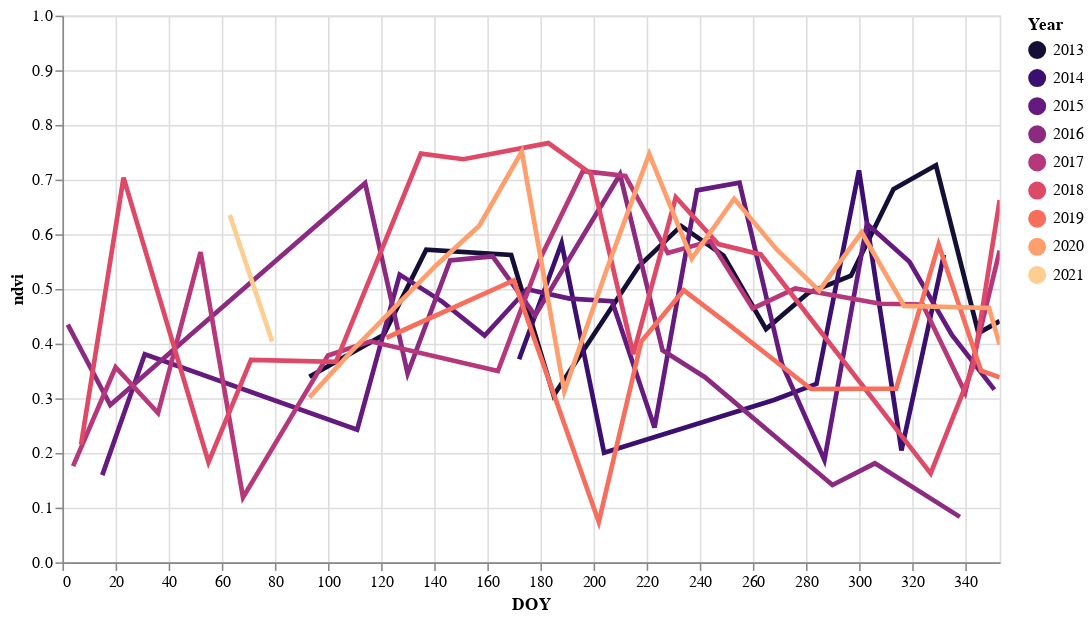

The notebook cell this image was saved under:
### Code cell
highlight = alt.selection(
    type='single', on='mouseover', fields=['Year'], nearest=True)

base = alt.Chart(ndvi_df).encode(
    x=alt.X('DOY:Q', scale=alt.Scale(domain=[0, 353], clamp=True)),
    y=alt.Y('ndvi:Q', scale=alt.Scale(domain=[0, 1])),
    color=alt.Color('Year:O', scale=alt.Scale(scheme='magma')))

points = base.mark_circle().encode(
    opacity=alt.value(0),
    tooltip=[
        alt.Tooltip('Year:O', title='Year'),
        alt.Tooltip('DOY:Q', title='DOY'),
        alt.Tooltip('ndvi:Q', title='NDVI')
    ]).add_selection(highlight)

lines = base.mark_line().encode(
    size=alt.condition(~highlight, alt.value(1), alt.value(3)))

(points + lines).properties(width=600, height=350).interactive()

### Figure 1 — Vega-Lite specification as saved in the notebook (floating-point values rounded to 4 significant figures)
{"config": {"view": {"continuousWidth": 400, "continuousHeight": 300}}, "layer": [{"mark": "circle", "encoding": {"color": {"type": "ordinal", "field": "Year", "scale": {"scheme": "magma"}}, "opacity": {"value": 0}, "tooltip": [{"type": "ordinal", "field": "Year", "title": "Year"}, {"type": "quantitative", "field": "DOY", "title": "DOY"}, {"type": "quantitative", "field": "ndvi", "title": "NDVI"}], "x": {"type": "quantitative", "field": "DOY", "scale": {"clamp": true, "domain": [0, 353]}}, "y": {"type": "quantitative", "field": "ndvi", "scale": {"domain": [0, 1]}}}, "selection": {"selector012": {"type": "single", "on": "mouseover", "fields": ["Year"], "nearest": true}, "selector013": {"type": "interval", "bind": "scales", "encodings": ["x", "y"]}}}, {"mark": "line", "encoding": {"color": {"type": "ordinal", "field": "Year", "scale": {"scheme": "magma"}}, "size": {"condition": {"value": 1, "selection": {"not": "selector012"}}, "value": 3}, "x": {"type": "quantitative", "field": "DOY", "scale": {"clamp": true, "domain": [0, 353]}}, "y": {"type": "quantitative", "field": "ndvi", "scale": {"domain": [0, 1]}}}}], "data": {"name": "data-f996240be060f1bf4e4958aa7537582f"}, "height": 350, "width": 600, "$schema": "https://vega.github.io/schema/vega-lite/v4.8.1.json", "datasets": {"data-f996240be060f1bf4e4958aa7537582f": [{"millis": 1367414346340, "ndvi": 0.4161, "system:index": "LC08_222062_20130501", "Timestamp": "2013-05-01T13:19:06.340000", "Year": 2013, "Month": 5, "Day": 1, "DOY": 121}, {"millis": 1368796758740, "ndvi": 0.5719, "system:index": "LC08_222062_20130517", "Timestamp": "2013-05-17T13:19:18.740000", "Year": 2013, "Month": 5, "Day": 17, "DOY": 137}, {"millis": 1371561555380, "ndvi": 0.5622, "system:index": "LC08_222062_20130618", "Timestamp": "2013-06-18T13:19:15.380000", "Year": 2013, "Month": 6, "Day": 18, "DOY": 169}, {"millis": 1372943957817, "ndvi": 0.305, "system:index": "LC08_222062_20130704", "Timestamp": "2013-07-04T13:19:17.817000", "Year": 2013, "Month": 7, "Day": 4, "DOY": 185}, {"millis": 1375708759580, "ndvi": 0.5411, "system:index": "LC08_222062_20130805", "Timestamp": "2013-08-05T13:19:19.580000", "Year": 2013, "Month": 8, "Day": 5, "DOY": 217}, {"millis": 1377091161040, "ndvi": 0.6154, "system:index": "LC08_222062_20130821", "Timestamp": "2013-08-21T13:19:21.040000", "Year": 2013, "Month": 8, "Day": 21, "DOY": 233}, {"millis": 1378473560650, "ndvi": 0.5611, "system:index": "LC08_222062_20130906", "Timestamp": "2013-09-06T13:19:20.650000", "Year": 2013, "Month": 9, "Day": 6, "DOY": 249}, {"millis": 1379855953620, "ndvi": 0.4267, "system:index": "LC08_222062_20130922", "Timestamp": "2013-09-22T13:19:13.620000", "Year": 2013, "Month": 9, "Day": 22, "DOY": 265}, {"millis": 1381238352160, "ndvi": 0.493, "system:index": "LC08_222062_20131008", "Timestamp": "2013-10-08T13:19:12.160000", "Year": 2013, "Month": 10, "Day": 8, "DOY": 281}, {"millis": 1382620745020, "ndvi": 0.5243, "system:index": "LC08_222062_20131024", "Timestamp": "2013-10-24T13:19:05.020000", "Year": 2013, "Month": 10, "Day": 24, "DOY": 297}, {"millis": 1384003143390, "ndvi": 0.6824, "system:index": "LC08_222062_20131109", "Timestamp": "2013-11-09T13:19:03.390000", "Year": 2013, "Month": 11, "Day": 9, "DOY": 313}, {"millis": 1385385535040, "ndvi": 0.7262, "system:index": "LC08_222062_20131125", "Timestamp": "2013-11-25T13:18:55.040000", "Year": 2013, "Month": 11, "Day": 25, "DOY": 329}, {"millis": 1386767933960, "ndvi": 0.4192, "system:index": "LC08_222062_20131211", "Timestamp": "2013-12-11T13:18:53.960000", "Year": 2013, "Month": 12, "Day": 11, "DOY": 345}, {"millis": 1388150324890, "ndvi": 0.4412, "system:index": "LC08_222062_20131227", "Timestamp": "2013-12-27T13:18:44.890000", "Year": 2013, "Month": 12, "Day": 27, "DOY": 361}, {"millis": 1403356621790, "ndvi": 0.3713, "system:index": "LC08_222062_20140621", "Timestamp": "2014-06-21T13:17:01.790000", "Year": 2014, "Month": 6, "Day": 21, "DOY": 172}, {"millis": 1404739029000, "ndvi": 0.584, "system:index": "LC08_222062_20140707", "Timestamp": "2014-07-07T13:17:09", "Year": 2014, "Month": 7, "Day": 7, "DOY": 188}, {"millis": 1406121431470, "ndvi": 0.2006, "system:index": "LC08_222062_20140723", "Timestamp": "2014-07-23T13:17:11.470000", "Year": 2014, "Month": 7, "Day": 23, "DOY": 204}, {"millis": 1411651043860, "ndvi": 0.2969, "system:index": "LC08_222062_20140925", "Timestamp": "2014-09-25T13:17:23.860000", "Year": 2014, "Month": 9, "Day": 25, "DOY": 268}, {"millis": 1413033451559, "ndvi": 0.3264, "system:index": "LC08_222062_20141011", "Timestamp": "2014-10-11T13:17:31.559000", "Year": 2014, "Month": 10, "Day": 11, "DOY": 284}, {"millis": 1414415850160, "ndvi": 0.7168, "system:index": "LC08_222062_20141027", "Timestamp": "2014-10-27T13:17:30.160000", "Year": 2014, "Month": 10, "Day": 27, "DOY": 300}, {"millis": 1415798252760, "ndvi": 0.2046, "system:index": "LC08_222062_20141112", "Timestamp": "2014-11-12T13:17:32.760000", "Year": 2014, "Month": 11, "Day": 12, "DOY": 316}, {"millis": 1417180650720, "ndvi": 0.5626, "system:index": "LC08_222062_20141128", "Timestamp": "2014-11-28T13:17:30.720000", "Year": 2014, "Month": 11, "Day": 28, "DOY": 332}, {"millis": 1421327840490, "ndvi": 0.1595, "system:index": "LC08_222062_20150115", "Timestamp": "2015-01-15T13:17:20.490000", "Year": 2015, "Month": 1, "Day": 15, "DOY": 15}, {"millis": 1422710236050, "ndvi": 0.3805, "system:index": "LC08_222062_20150131", "Timestamp": "2015-01-31T13:17:16.050000", "Year": 2015, "Month": 1, "Day": 31, "DOY": 31}, {"millis": 1429622200600, "ndvi": 0.2427, "system:index": "LC08_222062_20150421", "Timestamp": "2015-04-21T13:16:40.600000", "Year": 2015, "Month": 4, "Day": 21, "DOY": 111}, {"millis": 1431004585160, "ndvi": 0.5262, "system:index": "LC08_222062_20150507", "Timestamp": "2015-05-07T13:16:25.160000", "Year": 2015, "Month": 5, "Day": 7, "DOY": 127}, {"millis": 1432386982460, "ndvi": 0.477, "system:index": "LC08_222062_20150523", "Timestamp": "2015-05-23T13:16:22.460000", "Year": 2015, "Month": 5, "Day": 23, "DOY": 143}, {"millis": 1433769392330, "ndvi": 0.4149, "system:index": "LC08_222062_20150608", "Timestamp": "2015-06-08T13:16:32.330000", "Year": 2015, "Month": 6, "Day": 8, "DOY": 159}, {"millis": 1435151798260, "ndvi": 0.4995, "system:index": "LC08_222062_20150624", "Timestamp": "2015-06-24T13:16:38.260000", "Year": 2015, "Month": 6, "Day": 24, "DOY": 175}, {"millis": 1436534209370, "ndvi": 0.4825, "system:index": "LC08_222062_20150710", "Timestamp": "2015-07-10T13:16:49.370000", "Year": 2015, "Month": 7, "Day": 10, "DOY": 191}, {"millis": 1437916615230, "ndvi": 0.4777, "system:index": "LC08_222062_20150726", "Timestamp": "2015-07-26T13:16:55.230000", "Year": 2015, "Month": 7, "Day": 26, "DOY": 207}, {"millis": 1439299019420, "ndvi": 0.2464, "system:index": "LC08_222062_20150811", "Timestamp": "2015-08-11T13:16:59.420000", "Year": 2015, "Month": 8, "Day": 11, "DOY": 223}, {"millis": 1440681426540, "ndvi": 0.6803, "system:index": "LC08_222062_20150827", "Timestamp": "2015-08-27T13:17:06.540000", "Year": 2015, "Month": 8, "Day": 27, "DOY": 239}, {"millis": 1442063833470, "ndvi": 0.6943, "system:index": "LC08_222062_20150912", "Timestamp": "2015-09-12T13:17:13.470000", "Year": 2015, "Month": 9, "Day": 12, "DOY": 255}, {"millis": 1443446239430, "ndvi": 0.3628, "system:index": "LC08_222062_20150928", "Timestamp": "2015-09-28T13:17:19.430000", "Year": 2015, "Month": 9, "Day": 28, "DOY": 271}, {"millis": 1444828639180, "ndvi": 0.187, "system:index": "LC08_222062_20151014", "Timestamp": "2015-10-14T13:17:19.180000", "Year": 2015, "Month": 10, "Day": 14, "DOY": 287}, {"millis": 1446211045420, "ndvi": 0.6192, "system:index": "LC08_222062_20151030", "Timestamp": "2015-10-30T13:17:25.420000", "Year": 2015, "Month": 10, "Day": 30, "DOY": 303}, {"millis": 1447593445940, "ndvi": 0.5498, "system:index": "LC08_222062_20151115", "Timestamp": "2015-11-15T13:17:25.940000", "Year": 2015, "Month": 11, "Day": 15, "DOY": 319}, {"millis": 1448975847800, "ndvi": 0.416, "system:index": "LC08_222062_20151201", "Timestamp": "2015-12-01T13:17:27.800000", "Year": 2015, "Month": 12, "Day": 1, "DOY": 335}, {"millis": 1450358247174, "ndvi": 0.3159, "system:index": "LC08_222062_20151217", "Timestamp": "2015-12-17T13:17:27.174000", "Year": 2015, "Month": 12, "Day": 17, "DOY": 351}, {"millis": 1451740644750, "ndvi": 0.4347, "system:index": "LC08_222062_20160102", "Timestamp": "2016-01-02T13:17:24.750000", "Year": 2016, "Month": 1, "Day": 2, "DOY": 2}, {"millis": 1453123044100, "ndvi": 0.2877, "system:index": "LC08_222062_20160118", "Timestamp": "2016-01-18T13:17:24.100000", "Year": 2016, "Month": 1, "Day": 18, "DOY": 18}, {"millis": 1455887832198, "ndvi": 0.4236, "system:index": "LC08_222062_20160219", "Timestamp": "2016-02-19T13:17:12.198000", "Year": 2016, "Month": 2, "Day": 19, "DOY": 50}, {"millis": 1461417409890, "ndvi": 0.6935, "system:index": "LC08_222062_20160423", "Timestamp": "2016-04-23T13:16:49.890000", "Year": 2016, "Month": 4, "Day": 23, "DOY": 114}, {"millis": 1462799812750, "ndvi": 0.3452, "system:index": "LC08_222062_20160509", "Timestamp": "2016-05-09T13:16:52.750000", "Year": 2016, "Month": 5, "Day": 9, "DOY": 130}, {"millis": 1464182216620, "ndvi": 0.5521, "system:index": "LC08_222062_20160525", "Timestamp": "2016-05-25T13:16:56.620000", "Year": 2016, "Month": 5, "Day": 25, "DOY": 146}, {"millis": 1465564620360, "ndvi": 0.5597, "system:index": "LC08_222062_20160610", "Timestamp": "2016-06-10T13:17:00.360000", "Year": 2016, "Month": 6, "Day": 10, "DOY": 162}, {"millis": 1466947027150, "ndvi": 0.4517, "system:index": "LC08_222062_20160626", "Timestamp": "2016-06-26T13:17:07.150000", "Year": 2016, "Month": 6, "Day": 26, "DOY": 178}, {"millis": 1469711839442, "ndvi": 0.7095, "system:index": "LC08_222062_20160728", "Timestamp": "2016-07-28T13:17:19.442000", "Year": 2016, "Month": 7, "Day": 28, "DOY": 210}, {"millis": 1471094241830, "ndvi": 0.3879, "system:index": "LC08_222062_20160813", "Timestamp": "2016-08-13T13:17:21.830000", "Year": 2016, "Month": 8, "Day": 13, "DOY": 226}, {"millis": 1472476649160, "ndvi": 0.3386, "system:index": "LC08_222062_20160829", "Timestamp": "2016-08-29T13:17:29.160000", "Year": 2016, "Month": 8, "Day": 29, "DOY": 242}, {"millis": 1476623858920, "ndvi": 0.1413, "system:index": "LC08_222062_20161016", "Timestamp": "2016-10-16T13:17:38.920000", "Year": 2016, "Month": 10, "Day": 16, "DOY": 290}, {"millis": 1478006259820, "ndvi": 0.1811, "system:index": "LC08_222062_20161101", "Timestamp": "2016-11-01T13:17:39.820000", "Year": 2016, "Month": 11, "Day": 1, "DOY": 306}, {"millis": 1480771058400, "ndvi": 0.08315, "system:index": "LC08_222062_20161203", "Timestamp": "2016-12-03T13:17:38.400000", "Year": 2016, "Month": 12, "Day": 3, "DOY": 338}, {"millis": 1483535851040, "ndvi": 0.1759, "system:index": "LC08_222062_20170104", "Timestamp": "2017-01-04T13:17:31.040000", "Year": 2017, "Month": 1, "Day": 4, "DOY": 4}, {"millis": 1484918246660, "ndvi": 0.3569, "system:index": "LC08_222062_20170120", "Timestamp": "2017-01-20T13:17:26.660000", "Year": 2017, "Month": 1, "Day": 20, "DOY": 20}, {"millis": 1486300639000, "ndvi": 0.2731, "system:index": "LC08_222062_20170205", "Timestamp": "2017-02-05T13:17:19", "Year": 2017, "Month": 2, "Day": 5, "DOY": 36}, {"millis": 1487683033280, "ndvi": 0.5675, "system:index": "LC08_222062_20170221", "Timestamp": "2017-02-21T13:17:13.280000", "Year": 2017, "Month": 2, "Day": 21, "DOY": 52}, {"millis": 1489065425820, "ndvi": 0.1186, "system:index": "LC08_222062_20170309", "Timestamp": "2017-03-09T13:17:05.820000", "Year": 2017, "Month": 3, "Day": 9, "DOY": 68}, {"millis": 1491830208950, "ndvi": 0.3785, "system:index": "LC08_222062_20170410", "Timestamp": "2017-04-10T13:16:48.950000", "Year": 2017, "Month": 4, "Day": 10, "DOY": 100}, {"millis": 1493212598510, "ndvi": 0.4043, "system:index": "LC08_222062_20170426", "Timestamp": "2017-04-26T13:16:38.510000", "Year": 2017, "Month": 4, "Day": 26, "DOY": 116}, {"millis": 1497359820630, "ndvi": 0.35, "system:index": "LC08_222062_20170613", "Timestamp": "2017-06-13T13:17:00.630000", "Year": 2017, "Month": 6, "Day": 13, "DOY": 164}, {"millis": 1498742225280, "ndvi": 0.5563, "system:index": "LC08_222062_20170629", "Timestamp": "2017-06-29T13:17:05.280000", "Year": 2017, "Month": 6, "Day": 29, "DOY": 180}, {"millis": 1500124628480, "ndvi": 0.7155, "system:index": "LC08_222062_20170715", "Timestamp": "2017-07-15T13:17:08.480000", "Year": 2017, "Month": 7, "Day": 15, "DOY": 196}, {"millis": 1501507036490, "ndvi": 0.7068, "system:index": "LC08_222062_20170731", "Timestamp": "2017-07-31T13:17:16.490000", "Year": 2017, "Month": 7, "Day": 31, "DOY": 212}, {"millis": 1502889442170, "ndvi": 0.5657, "system:index": "LC08_222062_20170816", "Timestamp": "2017-08-16T13:17:22.170000", "Year": 2017, "Month": 8, "Day": 16, "DOY": 228}, {"millis": 1504271845260, "ndvi": 0.5875, "system:index": "LC08_222062_20170901", "Timestamp": "2017-09-01T13:17:25.260000", "Year": 2017, "Month": 9, "Day": 1, "DOY": 244}, {"millis": 1505654246820, "ndvi": 0.4643, "system:index": "LC08_222062_20170917", "Timestamp": "2017-09-17T13:17:26.820000", "Year": 2017, "Month": 9, "Day": 17, "DOY": 260}, {"millis": 1507036653800, "ndvi": 0.5011, "system:index": "LC08_222062_20171003", "Timestamp": "2017-10-03T13:17:33.800000", "Year": 2017, "Month": 10, "Day": 3, "DOY": 276}, {"millis": 1509801456340, "ndvi": 0.473, "system:index": "LC08_222062_20171104", "Timestamp": "2017-11-04T13:17:36.340000", "Year": 2017, "Month": 11, "Day": 4, "DOY": 308}, {"millis": 1511183851860, "ndvi": 0.4716, "system:index": "LC08_222062_20171120", "Timestamp": "2017-11-20T13:17:31.860000", "Year": 2017, "Month": 11, "Day": 20, "DOY": 324}, {"millis": 1512566247720, "ndvi": 0.3107, "system:index": "LC08_222062_20171206", "Timestamp": "2017-12-06T13:17:27.720000", "Year": 2017, "Month": 12, "Day": 6, "DOY": 340}, {"millis": 1513948650810, "ndvi": 0.5701, "system:index": "LC08_222062_20171222", "Timestamp": "2017-12-22T13:17:30.810000", "Year": 2017, "Month": 12, "Day": 22, "DOY": 356}, {"millis": 1515331045620, "ndvi": 0.2153, "system:index": "LC08_222062_20180107", "Timestamp": "2018-01-07T13:17:25.620000", "Year": 2018, "Month": 1, "Day": 7, "DOY": 7}, {"millis": 1516713437360, "ndvi": 0.7036, "system:index": "LC08_222062_20180123", "Timestamp": "2018-01-23T13:17:17.360000", "Year": 2018, "Month": 1, "Day": 23, "DOY": 23}, {"millis": 1519478223410, "ndvi": 0.1831, "system:index": "LC08_222062_20180224", "Timestamp": "2018-02-24T13:17:03.410000", "Year": 2018, "Month": 2, "Day": 24, "DOY": 55}, {"millis": 1520860614500, "ndvi": 0.3703, "system:index": "LC08_222062_20180312", "Timestamp": "2018-03-12T13:16:54.500000", "Year": 2018, "Month": 3, "Day": 12, "DOY": 71}, {"millis": 1523625398870, "ndvi": 0.3668, "system:index": "LC08_222062_20180413", "Timestamp": "2018-04-13T13:16:38.870000", "Year": 2018, "Month": 4, "Day": 13, "DOY": 103}, {"millis": 1526390179570, "ndvi": 0.7476, "system:index": "LC08_222062_20180515", "Timestamp": "2018-05-15T13:16:19.570000", "Year": 2018, "Month": 5, "Day": 15, "DOY": 135}, {"millis": 1527772566470, "ndvi": 0.7373, "system:index": "LC08_222062_20180531", "Timestamp": "2018-05-31T13:16:06.470000", "Year": 2018, "Month": 5, "Day": 31, "DOY": 151}, {"millis": 1530537383010, "ndvi": 0.7669, "system:index": "LC08_222062_20180702", "Timestamp": "2018-07-02T13:16:23.010000", "Year": 2018, "Month": 7, "Day": 2, "DOY": 183}, {"millis": 1531919790370, "ndvi": 0.7108, "system:index": "LC08_222062_20180718", "Timestamp": "2018-07-18T13:16:30.370000", "Year": 2018, "Month": 7, "Day": 18, "DOY": 199}, {"millis": 1533302198260, "ndvi": 0.3808, "system:index": "LC08_222062_20180803", "Timestamp": "2018-08-03T13:16:38.260000", "Year": 2018, "Month": 8, "Day": 3, "DOY": 215}, {"millis": 1534684606940, "ndvi": 0.6678, "system:index": "LC08_222062_20180819", "Timestamp": "2018-08-19T13:16:46.940000", "Year": 2018, "Month": 8, "Day": 19, "DOY": 231}, {"millis": 1536067013310, "ndvi": 0.5821, "system:index": "LC08_222062_20180904", "Timestamp": "2018-09-04T13:16:53.310000", "Year": 2018, "Month": 9, "Day": 4, "DOY": 247}, {"millis": 1537449417340, "ndvi": 0.5632, "system:index": "LC08_222062_20180920", "Timestamp": "2018-09-20T13:16:57.340000", "Year": 2018, "Month": 9, "Day": 20, "DOY": 263}, {"millis": 1542979034850, "ndvi": 0.1627, "system:index": "LC08_222062_20181123", "Timestamp": "2018-11-23T13:17:14.850000", "Year": 2018, "Month": 11, "Day": 23, "DOY": 327}, {"millis": 1544361432050, "ndvi": 0.3573, "system:index": "LC08_222062_20181209", "Timestamp": "2018-12-09T13:17:12.050000", "Year": 2018, "Month": 12, "Day": 9, "DOY": 343}, {"millis": 1545743831580, "ndvi": 0.6623, "system:index": "LC08_222062_20181225", "Timestamp": "2018-12-25T13:17:11.580000", "Year": 2018, "Month": 12, "Day": 25, "DOY": 359}, {"millis": 1556803004880, "ndvi": 0.4108, "system:index": "LC08_222062_20190502", "Timestamp": "2019-05-02T13:16:44.880000", "Year": 2019, "Month": 5, "Day": 2, "DOY": 122}, {"millis": 1560950229927, "ndvi": 0.5157, "system:index": "LC08_222062_20190619", "Timestamp": "2019-06-19T13:17:09.927000", "Year": 2019, "Month": 6, "Day": 19, "DOY": 170}, {"millis": 1563715037389, "ndvi": 0.07389, "system:index": "LC08_222062_20190721", "Timestamp": "2019-07-21T13:17:17.389000", "Year": 2019, "Month": 7, "Day": 21, "DOY": 202}, {"millis": 1565097444150, "ndvi": 0.4039, "system:index": "LC08_222062_20190806", "Timestamp": "2019-08-06T13:17:24.150000", "Year": 2019, "Month": 8, "Day": 6, "DOY": 218}, {"millis": 1566479848937, "ndvi": 0.4975, "system:index": "LC08_222062_20190822", "Timestamp": "2019-08-22T13:17:28.937000", "Year": 2019, "Month": 8, "Day": 22, "DOY": 234}, {"millis": 1567862252361, "ndvi": 0.4384, "system:index": "LC08_222062_20190907", "Timestamp": "2019-09-07T13:17:32.361000", "Year": 2019, "Month": 9, "Day": 7, "DOY": 250}, {"millis": 1570627061736, "ndvi": 0.317, "system:index": "LC08_222062_20191009", "Timestamp": "2019-10-09T13:17:41.736000", "Year": 2019, "Month": 10, "Day": 9, "DOY": 282}, {"millis": 1573391860873, "ndvi": 0.3178, "system:index": "LC08_222062_20191110", "Timestamp": "2019-11-10T13:17:40.873000", "Year": 2019, "Month": 11, "Day": 10, "DOY": 314}, {"millis": 1574774258117, "ndvi": 0.5811, "system:index": "LC08_222062_20191126", "Timestamp": "2019-11-26T13:17:38.117000", "Year": 2019, "Month": 11, "Day": 26, "DOY": 330}, {"millis": 1576156657104, "ndvi": 0.3503, "system:index": "LC08_222062_20191212", "Timestamp": "2019-12-12T13:17:37.104000", "Year": 2019, "Month": 12, "Day": 12, "DOY": 346}, {"millis": 1577539053318, "ndvi": 0.3382, "system:index": "LC08_222062_20191228", "Timestamp": "2019-12-28T13:17:33.318000", "Year": 2019, "Month": 12, "Day": 28, "DOY": 362}, {"millis": 1585833419611, "ndvi": 0.3018, "system:index": "LC08_222062_20200402", "Timestamp": "2020-04-02T13:16:59.611000", "Year": 2020, "Month": 4, "Day": 2, "DOY": 93}, {"millis": 1587215813412, "ndvi": 0.3866, "system:index": "LC08_222062_20200418", "Timestamp": "2020-04-18T13:16:53.412000", "Year": 2020, "Month": 4, "Day": 18, "DOY": 109}, {"millis": 1589980605175, "ndvi": 0.5444, "system:index": "LC08_222062_20200520", "Timestamp": "2020-05-20T13:16:45.175000", "Year": 2020, "Month": 5, "Day": 20, "DOY": 141}, {"millis": 1591363011842, "ndvi": 0.6158, "system:index": "LC08_222062_20200605", "Timestamp": "2020-06-05T13:16:51.842000", "Year": 2020, "Month": 6, "Day": 5, "DOY": 157}, {"millis": 1592745421151, "ndvi": 0.7513, "system:index": "LC08_222062_20200621", "Timestamp": "2020-06-21T13:17:01.151000", "Year": 2020, "Month": 6, "Day": 21, "DOY": 173}, {"millis": 1594127828431, "ndvi": 0.313, "system:index": "LC08_222062_20200707", "Timestamp": "2020-07-07T13:17:08.431000", "Year": 2020, "Month": 7, "Day": 7, "DOY": 189}, {"millis": 1595510233759, "ndvi": 0.5355, "system:index": "LC08_222062_20200723", "Timestamp": "2020-07-23T13:17:13.759000", "Year": 2020, "Month": 7, "Day": 23, "DOY": 205}, {"millis": 1596892637082, "ndvi": 0.7469, "system:index": "LC08_222062_20200808", "Timestamp": "2020-08-08T13:17:17.082000", "Year": 2020, "Month": 8, "Day": 8, "DOY": 221}, {"millis": 1598275044640, "ndvi": 0.5556, "system:index": "LC08_222062_20200824", "Timestamp": "2020-08-24T13:17:24.640000", "Year": 2020, "Month": 8, "Day": 24, "DOY": 237}, {"millis": 1599657451685, "ndvi": 0.6651, "system:index": "LC08_222062_20200909", "Timestamp": "2020-09-09T13:17:31.685000", "Year": 2020, "Month": 9, "Day": 9, "DOY": 253}, {"millis": 1601039856569, "ndvi": 0.5722, "system:index": "LC08_222062_20200925", "Timestamp": "2020-09-25T13:17:36.569000", "Year": 2020, "Month": 9, "Day": 25, "DOY": 269}, {"millis": 1602422258922, "ndvi": 0.4969, "system:index": "LC08_222062_20201011", "Timestamp": "2020-10-11T13:17:38.922000", "Year": 2020, "Month": 10, "Day": 11, "DOY": 285}, {"millis": 1603804658590, "ndvi": 0.6035, "system:index": "LC08_222062_20201027", "Timestamp": "2020-10-27T13:17:38.590000", "Year": 2020, "Month": 10, "Day": 27, "DOY": 301}, {"millis": 1605187055079, "ndvi": 0.469, "system:index": "LC08_222062_20201112", "Timestamp": "2020-11-12T13:17:35.079000", "Year": 2020, "Month": 11, "Day": 12, "DOY": 317}, {"millis": 1607951859790, "ndvi": 0.4652, "system:index": "LC08_222062_20201214", "Timestamp": "2020-12-14T13:17:39.790000", "Year": 2020, "Month": 12, "Day": 14, "DOY": 349}, {"millis": 1609334256271, "ndvi": 0.3981, "system:index": "LC08_222062_20201230", "Timestamp": "2020-12-30T13:17:36.271000", "Year": 2020, "Month": 12, "Day": 30, "DOY": 365}, {"millis": 1614863836306, "ndvi": 0.6353, "system:index": "LC08_222062_20210304", "Timestamp": "2021-03-04T13:17:16.306000", "Year": 2021, "Month": 3, "Day": 4, "DOY": 63}, {"millis": 1616246227860, "ndvi": 0.4038, "system:index": "LC08_222062_20210320", "Timestamp": "2021-03-20T13:17:07.860000", "Year": 2021, "Month": 3, "Day": 20, "DOY": 79}, {"millis": 1364995346280, "ndvi": 0.3393, "system:index": "LC08_223061_20130403", "Timestamp": "2013-04-03T13:22:26.280000", "Year": 2013, "Month": 4, "Day": 3, "DOY": 93}]}}
